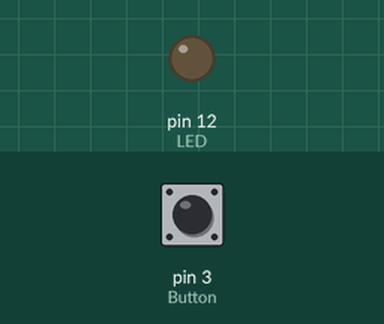
Bench run of a sketch on a simulated Arduino Uno, built with avr-gcc and run on an emulated ATmega328P. On the bench: output pins drawn as LEDs (lit = HIGH). Dashed ring = blinking. Inputs (shaded band) come from the test bench; at power-on: pin 3 (Button) HIGH.

Above: at 1.2 s.
1.3 s: pin 3 (Button) pulsed LOW 5 times (0.12 s each, 0.3 s apart)
At 2.49 s:
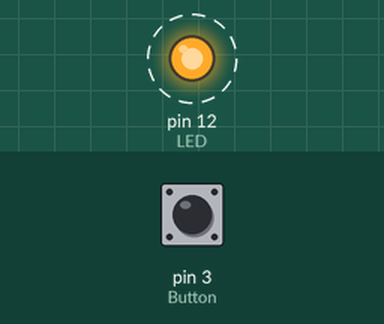
4.3 s: pin 3 (Button) pulled LOW for 0.15 s
At 4.7 s:
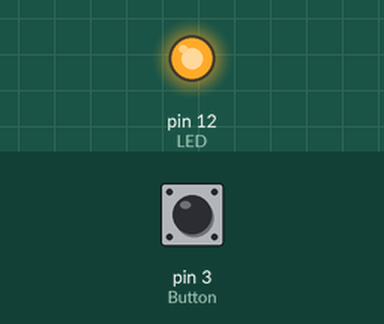
5.9 s: pin 3 (Button) pulled LOW for 1 s
At 7.2 s:
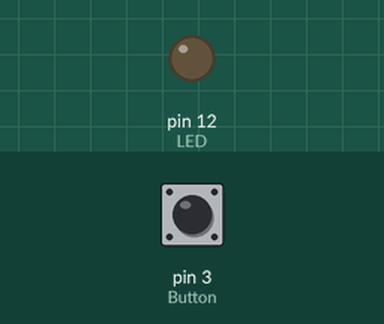
Timing chart, 0 to 8.9 s (numbered marks = the images above; inputs shaded):
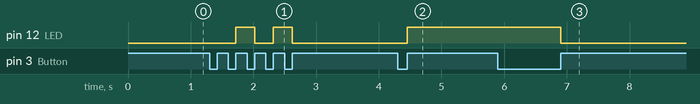

Measured:
- after the input at 1.3 s, pin 12 (LED): alternates HIGH for 0.30 s and LOW for 0.30 s, 4 changes in all, then stays LOW, starting after 0.42 s
- after the input at 4.3 s, pin 12 (LED): LOW → HIGH after 0.15 s
- after the input at 5.9 s, pin 12 (LED): HIGH → LOW after 1.0 s

The sketch:

digitalInputs2.ino
```cpp
int Button=3;
int LED=12;
boolean onoff=LOW; //this variable record the status of the button
void setup()
{
  pinMode(Button,INPUT);
  pinMode(LED,OUTPUT);
}
void loop(){
  if(digitalRead(Button)==LOW)
  {
    Serial.println('a');//
    if(digitalRead(Button)==HIGH)
    {
      digitalWrite(LED,onoff);
      onoff=(!onoff);
      //delay(10);
      while(digitalRead(Button)==HIGH) //wait for releasing button
      {
        delay(1);
      }
    }
  }
}
```
